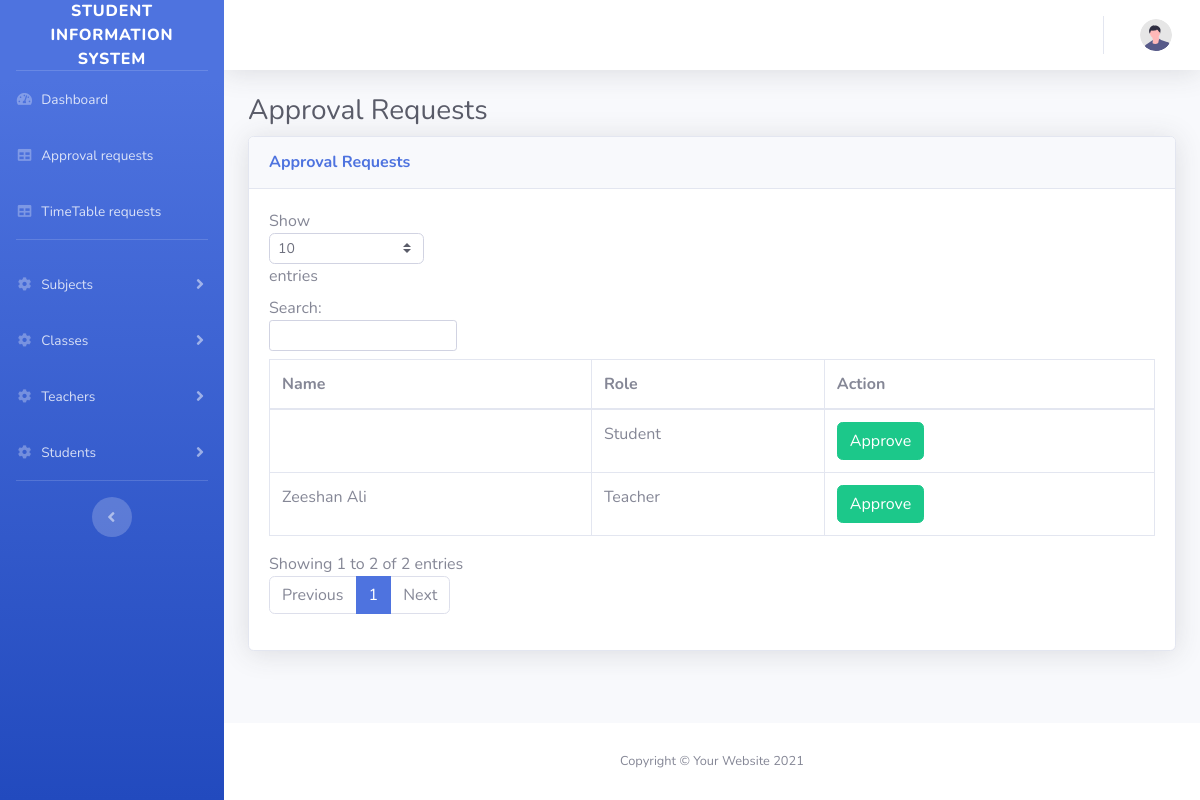
Page /index.php/admin/approval_requests on the earlier database version.
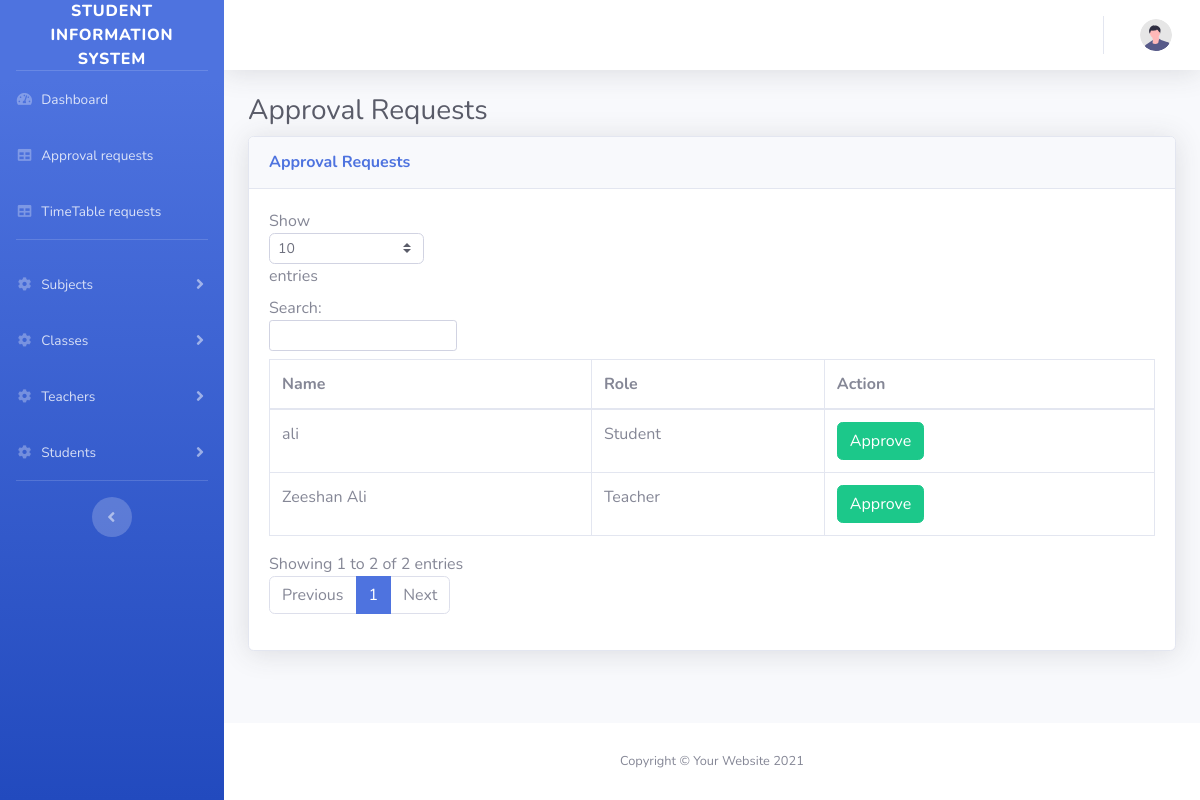
Same page on the later database version.
### tables this page shows
CREATE TABLE `users` (
  `id` int(11) NOT NULL,
  `first_name` text NOT NULL,
  `last_name` text NOT NULL,
  `address` text NOT NULL,
  `status` tinyint(4) NOT NULL COMMENT '0 = not approved, 1 = approved',
  `role` tinyint(4) NOT NULL COMMENT '0 = admin, 1= teacher, 2= student, 3= parent',
  `email` text NOT NULL,
  `password` text NOT NULL,
  `created_at` timestamp NOT NULL DEFAULT current_timestamp(),
  `city` text NOT NULL,
  `phone` text NOT NULL,
  `salary` text NOT NULL,
  `cnic` text NOT NULL,
  `fee` text NOT NULL
);

### application/controllers/Admin.php (called while the page is built, shortened)
<?php
class Admin extends CI_Controller{
    function __construct(){
        $this->load->helper('common_helper');
        $this->load->model('admin_model');
        $this->load->model('teacher_model');
    }
    public function approval_requests(){
        $data['requests'] = $this->admin_model->get_users(['status' => NOT_APPROVED]);
        $this->load->view('approval-request', $data);
    }
}

### index.php (called while the page is built, shortened)
<?php
require_once BASEPATH.'core/CodeIgniter.php';

### application/models/Admin_model.php (called while the page is built, shortened)
<?php
class Admin_model extends CI_Model{
    function get_users($where = false){
        if($where){
            $this->db->where($where);
        }
        $res = $this->db->get('users');
        if($res->num_rows() > 0){
            return $res->result();
        }else{
            return false;
        }
    }
}

### application/views/approval-request.php (the view, shortened to what this page needs)
<h1 class="h3 mb-2 text-gray-800">Approval Requests</h1>
<div class="card shadow mb-4">
    <div class="card-header py-3">
        <h6 class="m-0 font-weight-bold text-primary">Approval Requests</h6>
    </div>
    <div class="card-body">
        <div class="table-responsive">
            <table class="table table-bordered" id="dataTable" width="100%" cellspacing="0">
                <thead>
                    <tr>
                        <th>Name</th>
                        <th>Role</th>
                        <th>Action</th>
                    </tr>
                </thead>
                <tbody>
                    <?php if($requests): foreach($requests as $k => $v): ?>
                        <tr>
                            <td><?= $v->first_name ?> <?= $v->last_name ?></td>
                            <?php
                                if($v->role == ADMIN){
                                    $role = 'Admin';
                                }else if($v->role == STUDENT){
                                    $role = 'Student';
                                }else if($v->role == TEACHER){
                                    $role = 'Teacher';
                                }else if($v->role == PARENT){
                                    $role = 'Parent';
                                }
                            ?>
                            <td><?= $role ?></td>
                            <td><a class='btn btn-success' href="<?= base_url("admin/approve_user/{$v->id}") ?>">Approve</a></td>
                        </tr>
                    <?php endforeach; endif; ?>
                </tbody>
            </table>
        </div>
    </div>
</div>

Differences in the rows shown:
changed users "Student": first_name (not shown) → "ali"
